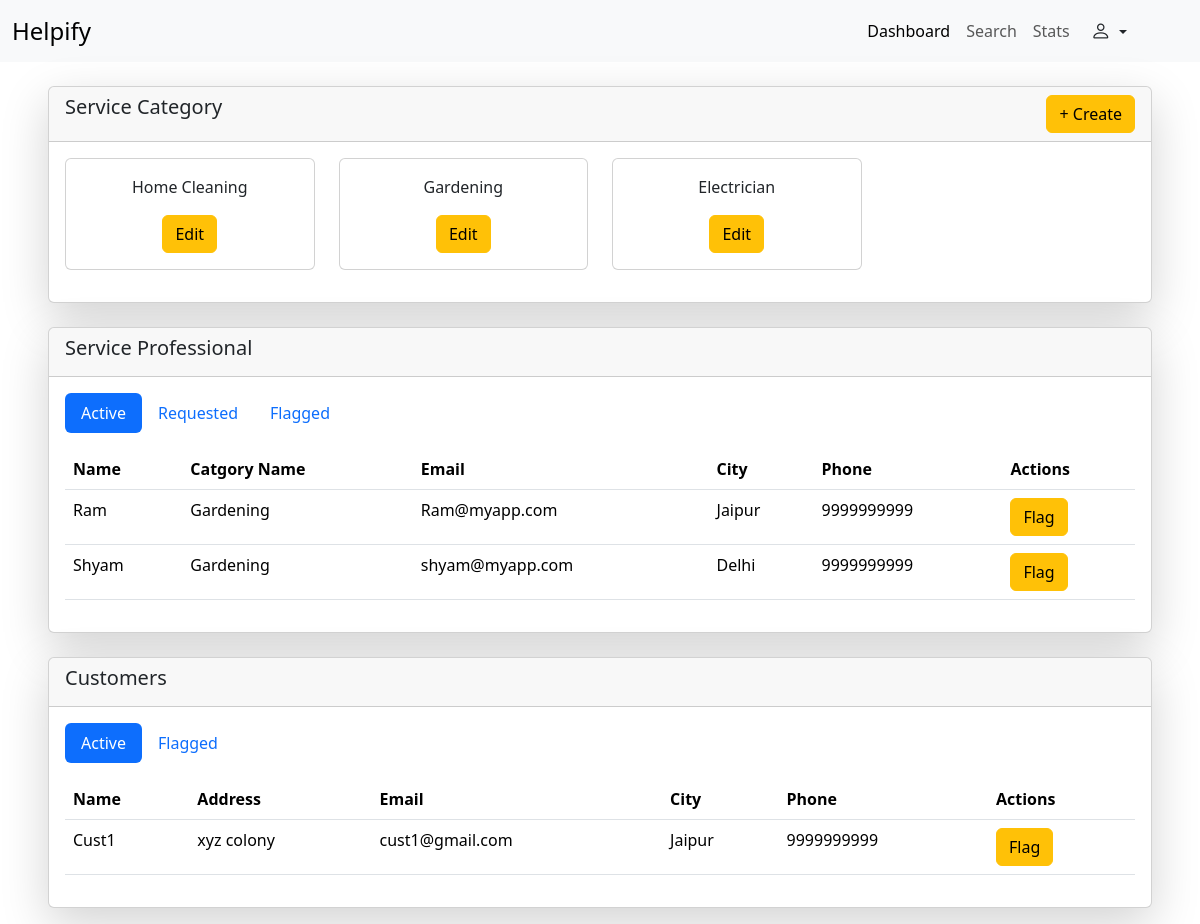
/admin/dashboard (signed in), run on an earlier commit of the app's database.
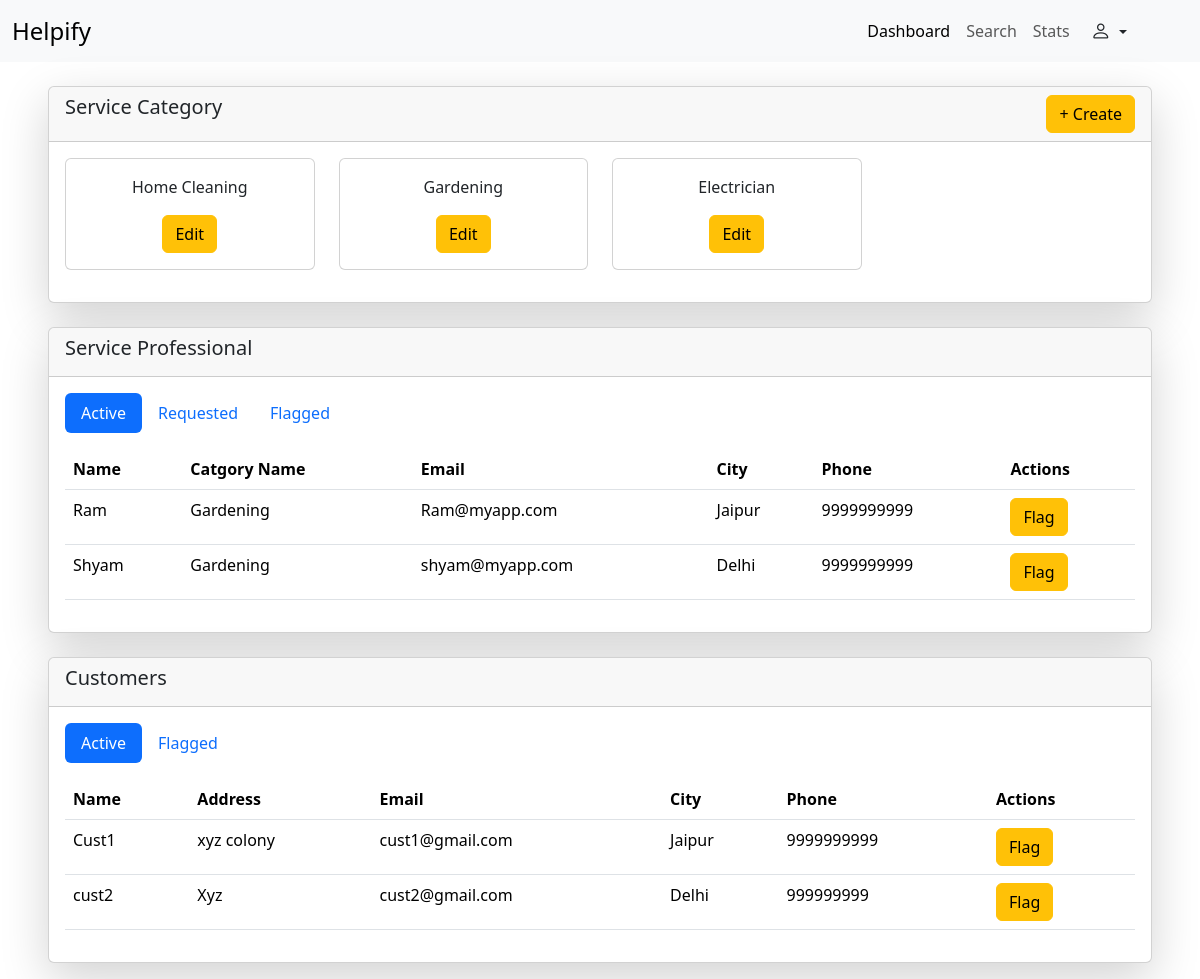
And on a later commit of the database.
### backend/models.py (models this page shows, shortened)
class ServiceCategory(db.Model):
    __tablename__  = "category"
    id = db.Column(db.Integer , primary_key = True , autoincrement=True )
    name = db.Column(db.String  ,unique=True, nullable = False)
    professionals= db.relationship("ServiceProfessional" , backref="category" )
    packages= db.relationship("ServicePackage" , backref="category" )
    bookings= db.relationship("Booking" , backref="category" )

class ServiceProfessional(db.Model , UserMixin):
    __tablename__ = "professional"
    id = db.Column(db.Integer , primary_key = True , autoincrement=True )
    name = db.Column(db.String  , nullable = False)
    email = db.Column(db.String , unique =True , nullable=False)
    password = db.Column(db.String , nullable= False)
    city = db.Column(db.String, nullable=False)
    phone = db.Column(db.String , nullable = False)
    status = db.Column(db.String , nullable = False)
    cat_id = db.Column(db.Integer, db.ForeignKey("category.id"), nullable=False)
    packages= db.relationship("ServicePackage" , backref="professional" )
    recieved_bookings= db.relationship("Booking" , backref="professional" )

class User(db.Model , UserMixin):
    __tablename__ = "user"
    id = db.Column(db.Integer , primary_key = True , autoincrement=True )
    name = db.Column(db.String  , nullable = False)
    email = db.Column(db.String , unique =True , nullable=False)
    password = db.Column(db.String , nullable= False)
    address = db.Column(db.String, nullable = False)
    city = db.Column(db.String, nullable=False)
    status = db.Column(db.String , nullable = False)
    phone = db.Column(db.String , nullable = False)
    created_bookings= db.relationship("Booking" , backref="user" )

### backend/routes.py (the view)
@app.route("/admin/dashboard")
@login_required
def admin_dash():
    all_cats = db.session.query(ServiceCategory).all()
    active_prof = db.session.query(ServiceProfessional).filter_by(status="Active").all()
    requested_prof = db.session.query(ServiceProfessional).filter_by(status="Requested").all()
    flagged_prof = db.session.query(ServiceProfessional).filter_by(status="Flagged").all()
    active_cust = db.session.query(User).filter_by(status="Active").all()
    flagged_cust = db.session.query(User).filter_by(status="Flagged").all()
    return render_template("/admin/dashboard.html", all_cats = all_cats , active_prof = active_prof ,
                           requested_prof=requested_prof, flagged_prof=flagged_prof ,
                           active_cust=active_cust,flagged_cust=flagged_cust)

### app.py (called while the page is built)
def create_app():
    app = Flask(__name__)
    app.config["SQLALCHEMY_DATABASE_URI"] = "sqlite:///household_app_db.sqlite3"
    app.config["SECRET_KEY"] = "thisismysecret"
    db.init_app(app)
    login_manager = LoginManager(app)
    @login_manager.user_loader
    def load_user(email):
        return db.session.query(User).filter_by(email= email ).first() or \
                db.session.query(Admin).filter_by(email= email).first() or \
                db.session.query(ServiceProfessional).filter_by(email=email).first()
    app.app_context().push()
    db.create_all()
    return app

### templates/admin/dashboard.html (shortened to what this page needs)
<!DOCTYPE html>
<html lang="en">
<head>
    <link href="https://cdn.jsdelivr.net/npm/bootstrap@5.3.7/dist/css/bootstrap.min.css" rel="stylesheet"
>
    <link rel="stylesheet" href="https://cdn.jsdelivr.net/npm/bootstrap-icons@1.13.1/font/bootstrap-icons.min.css">
</head>
<body>
    <nav class="navbar navbar-expand-lg bg-body-tertiary">
        <div class="container-fluid">
            <a class="navbar-brand fs-4" href="#">Helpify</a>
            <div class="col-3lapse navbar-collapse " id="navbarNav">
                <ul class="navbar-nav ms-auto    ">
                    <li class="nav-item">
                        <a class="nav-link active" aria-current="page" href="#">Dashboard</a>
                    </li>
                    <li class="nav-item">
                        <a class="nav-link" href="/admin/search">Search</a>
                    </li>
                    <li class="nav-item">
                        <a class="nav-link" href="/admin/stats">Stats</a>
                    </li>
                </ul>
                <div class="dropdown me-5 ">
                    <button class="btn btn- dropdown-toggle" type="button" data-bs-toggle="dropdown"
                        aria-expanded="false">
                        <i class="bi bi-person fs-5 "></i>
                    </button>
                </div>
            </div>
        </div>
    </nav>
    <div class="card shadow-lg ms-5 me-5 mt-4 text-center">
        <div class="card-header">
            <div class="d-flex d-inline">
                <h5>Service Category</h5>
                <button type="button" class="btn btn-warning ms-auto" data-bs-toggle="modal"
                    data-bs-target="#create_category">
                    + Create
                </button>
            </div>
        </div>
        <div class="card-body">
            <div class="row">
                {% for cat in all_cats %}
                <div class="col-3 mb-3">
                    <div class="card">
                        <div class="card-body">
                            <p>{{cat.name}}</p>
                            <button type="button" class="btn btn-warning" data-bs-toggle="modal"
                                data-bs-target="#edit-cat-{{cat.id}}">Edit</button>
                        </div>
                    </div>
                </div>
                {% endfor %}
            </div>
        </div>
    </div>
    <div class="card mt-4 ms-5 me-5 shadow-lg mb-3">
        <div class="card-header">
            <h5>Service Professional</h5>
        </div>
        <div class="card-body">
            <ul class="nav nav-pills mb-3" id="pills-tab" role="tablist">
                <li class="nav-item" role="presentation">
                    <button class="nav-link active" id="pills-ActiveProf-tab" data-bs-toggle="pill"
                        data-bs-target="#pills-ActiveProf" type="button" role="tab" aria-controls="pills-ActiveProf"
                        aria-selected="true">Active</button>
                </li>
                <li class="nav-item" role="presentation">
                    <button class="nav-link" id="pills-RequestedProf-tab" data-bs-toggle="pill"
                        data-bs-target="#pills-RequestedProf" type="button" role="tab"
                        aria-controls="pills-RequestedProf" aria-selected="false">Requested</button>
                </li>
                <li class="nav-item" role="presentation">
                    <button class="nav-link" id="pills-flaggedprof-tab" data-bs-toggle="pill"
                        data-bs-target="#pills-flaggedprof" type="button" role="tab" aria-controls="pills-flaggedprof"
                        aria-selected="false">Flagged</button>
                </li>
            </ul>
            <div class="tab-content" id="pills-tabContent">
                <div class="tab-pane fade show active" id="pills-ActiveProf" role="tabpanel"
                    aria-labelledby="pills-ActiveProf-tab" tabindex="0">
                    {% if active_prof %}
                    <table class="table">
                        <thead>
                            <tr>
                                <th scope="col">Name</th>
                                <th scope="col">Catgory Name</th>
                                <th scope="col">Email</th>
                                <th scope="col">City</th>
                                <th scope="col">Phone</th>
                                <th scope="col">
                                    Actions
                                </th>
                            </tr>
                        </thead>
                        <tbody>
                            {% for ap in active_prof %}
                            <tr>
                                <td>{{ap.name}}</td>
                                <td>{{ap.category.name}}</td>
                                <td>{{ap.email}}</td>
                                <td>{{ap.city}}</td>
                                <td>{{ap.phone}}</td>
                                <td>
                                    <button class="btn btn-warning" data-bs-toggle="modal" data-bs-target="#flag-prof-{{ap.id}}">
                                        Flag
                                    </button>
                                    </div>
                            {% endfor %}
                    {% else %}
                    <div class="text-center ">
                        <p> No Active professional are there</p>
                    </div>
                    {% endif %}
                </div>
            </div>
    <div class="card mt-4 ms-5 me-5 shadow-lg mb-3">
        <div class="card-header">
            <h5>Customers</h5>
        </div>
        <div class="card-body">
            <ul class="nav nav-pills mb-3" id="pills-tab" role="tablist">
                <li class="nav-item" role="presentation">
                    <button class="nav-link active" id="pills-Activecust-tab" data-bs-toggle="pill"
                        data-bs-target="#pills-Activecust" type="button" role="tab" aria-controls="pills-Activecust"
                        aria-selected="true">Active</button>
                </li>
                <li class="nav-item" role="presentation">
                    <button class="nav-link" id="pills-flaggedcust-tab" data-bs-toggle="pill"
                        data-bs-target="#pills-flaggedcust" type="button" role="tab" aria-controls="pills-flaggedcust"
                        aria-selected="false">Flagged</button>
                </li>
            </ul>
            <div class="tab-content" id="pills-tabContent">
                <div class="tab-pane fade show active" id="pills-Activecust" role="tabpanel"
                    aria-labelledby="pills-Activecust-tab" tabindex="0">
                    {% if active_cust %}
                    <table class="table">
                        <thead>
                            <tr>
                                <th scope="col">Name</th>
                                <th scope="col">Address</th>
                                <th scope="col">Email</th>
                                <th scope="col">City</th>
                                <th scope="col">Phone</th>
                                <th scope="col">
                                    Actions
                                </th>
                            </tr>
                        </thead>
                        <tbody>
                            {% for ac in active_cust %}
                            <tr>
                                <td>{{ac.name}}</td>
                                <td>{{ac.address}}</td>
                                <td>{{ac.email}}</td>
                                <td>{{ac.city}}</td>
                                <td>{{ac.phone}}</td>
                                <td>
                                    <button class="btn btn-warning" data-bs-toggle="modal" data-bs-target="#flag-cust-{{ac.id}}">
                                        Flag
                                    </button>
                                    </div>
                            {% endfor %}
                    {% else %}
                    <div class="text-center ">
                        <p> No Active Customers are there</p>
                    </div>
                    {% endif %}
                </div>
            </div>
        </div>
</body>
</html>

What changed in the data, as far as the page shows it:
added User: name "cust2", address "Xyz", email "cust2@gmail.com", city "Delhi", phone "999999999"
